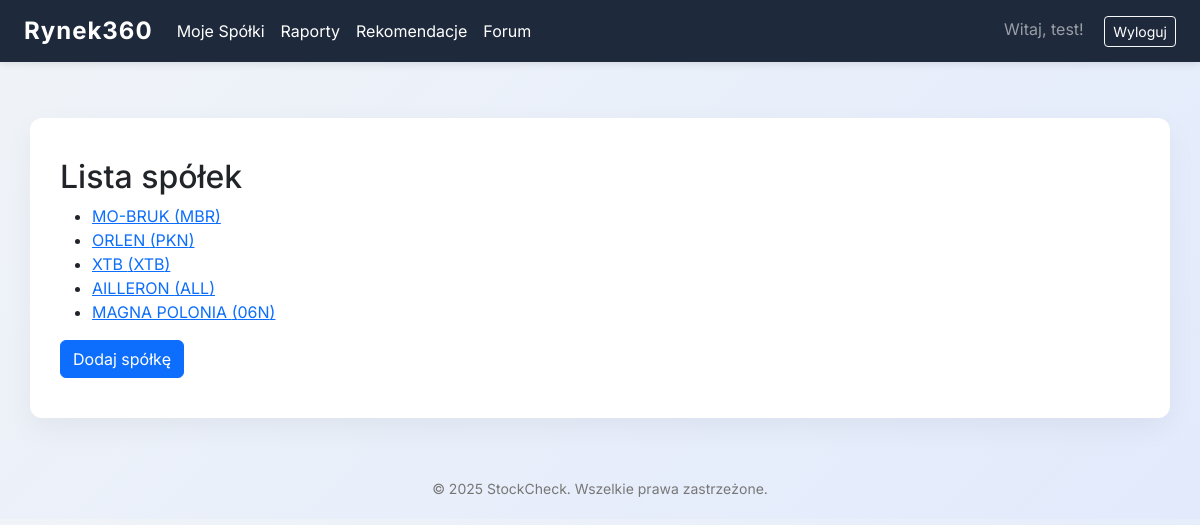
The app's page /companies (signed in) with its own data.
### myproject/models.py (models this page shows, shortened)
class User(UserMixin, db.Model):
    __tablename__ = 'users'
    id = db.Column(db.Integer, primary_key=True)
    email = db.Column(db.String(64), unique=True, index=True)
    username = db.Column(db.String(64), unique=True, index=True)
    password_hash = db.Column(db.String(128))
    role = db.Column(db.String(20), default="user")  # "user" lub "admin"
    companies = db.relationship('UserCompany', backref='owner', lazy=True)

class Company(db.Model):
    id = db.Column(db.Integer, primary_key=True)
    ticker = db.Column(db.String(10), unique=True, nullable=False)
    name = db.Column(db.String(100), nullable=False)
    industry_id = db.Column(db.Integer, db.ForeignKey('industry.id'))
    market = db.Column(db.String(100), nullable=True)
    industry = db.relationship('Industry', backref=db.backref('companies', lazy=True))
    indices = db.relationship('Index', secondary=company_index, backref=db.backref('companies', lazy='dynamic'))

### app.py (the view)
@app.route('/companies', methods=['GET'])
@login_required
def list_companies():
    companies = db.session.query(Company).join(UserCompany).filter(
        UserCompany.user_id == current_user.id
    ).all()
    return render_template('companies.html', companies=companies)

### app.py (called while the page is built)
@login_manager.user_loader
def load_user(user_id):
    return User.query.get(int(user_id))

### myproject/templates/companies.html (shortened to what this page needs)
{% extends 'base.html' %}
{% block content %}
    <h2>Lista spółek</h2>
    <ul>
    {% for c in companies %}
        <li><a href="/company/{{ c.id }}">{{ c.name }} ({{ c.ticker }})</a></li>
    {% endfor %}
    </ul>
    <a class="btn btn-primary" href="/add_company">Dodaj spółkę</a>
{% endblock %}

### myproject/templates/base.html (shortened to what this page needs)
<!DOCTYPE html>
<html lang="pl">
<head>
    <link href="https://cdn.jsdelivr.net/npm/bootstrap@5.3.3/dist/css/bootstrap.min.css" rel="stylesheet">
    <link href="https://cdnjs.cloudflare.com/ajax/libs/font-awesome/6.0.0/css/all.min.css" rel="stylesheet">
</head>
<body>
    <nav class="navbar navbar-expand-lg fixed-top navbar-dark">
        <div class="container-fluid px-4">
            <a class="navbar-brand" href="{{ url_for('list_companies') if current_user.is_authenticated else url_for('index') }}">Rynek360</a>
            <div class="collapse navbar-collapse" id="navbarNav">
                <ul class="navbar-nav me-auto">
                    {% if current_user.is_authenticated %}
                        <li class="nav-item">
                            <a class="nav-link" href="{{ url_for('list_companies') }}">Moje Spółki</a>
                        </li>
                        <li class="nav-item">
                            <a class="nav-link" href="{{ url_for('all_reports') }}">Raporty</a>
                        </li>
                        <li class="nav-item">
                            <a class="nav-link" href="{{ url_for('all_recommendations') }}">Rekomendacje</a>
                        </li>
                        <li class="nav-item">
                            <a class="nav-link" href="{{ url_for('forum') }}">Forum</a>
                        </li>
                    {% endif %}
                </ul>
                <div class="ms-auto">
                    {% if current_user.is_authenticated %}
                        <span class="navbar-text me-3">Witaj, {{ current_user.username }}!</span>
                        <a class="btn btn-outline-light btn-sm" href="{{ url_for('logout') }}">Wyloguj</a>
                    {% else %}
                        <a class="btn btn-outline-light btn-sm me-2" href="{{ url_for('login') }}">Zaloguj</a>
                        <a class="btn btn-light btn-sm" href="{{ url_for('register') }}">Zarejestruj</a>
                    {% endif %}
                </div>
            </div>
        </div>
    </nav>
    <div class="container my-5">
        {% block content %}{% endblock %}
    </div>
    <footer>
        &copy; 2025 StockCheck. Wszelkie prawa zastrzeżone.
    </footer>
</body>
</html>

### myproject/templates/base.html (style rules this page uses)
body { font-family: 'Inter', sans-serif; background: linear-gradient(135deg, #f0f4f8, #e2eafc); margin: 0; padding-top: 70px; }
.navbar { background-color: #1e293b; box-shadow: 0 2px 8px rgba(0,0,0,0.1); }
.navbar-brand { font-weight: 700; font-size: 24px; letter-spacing: 1px; }
.navbar a { color: #ffffff !important; }
.container { background: #ffffff; padding: 40px 30px; border-radius: 12px; box-shadow: 0 10px 30px rgba(0,0,0,0.05); animation: fadeIn 0.7s ease; }
footer { margin-top: 60px; text-align: center; color: #777; font-size: 14px; padding-bottom: 20px; }

### records on screen
User: username "test"
Company: name "MO-BRUK", ticker "MBR"
Company: name "ORLEN", ticker "PKN"
Company: name "XTB", ticker "XTB"
Company: name "AILLERON", ticker "ALL"
Company: name "MAGNA POLONIA", ticker "06N"
